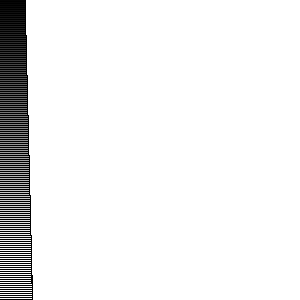
Frame 1 (no input)
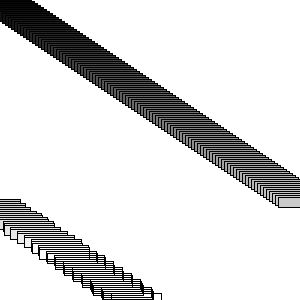
Frame 60 (the mouse pressed at the canvas centre just before this capture)
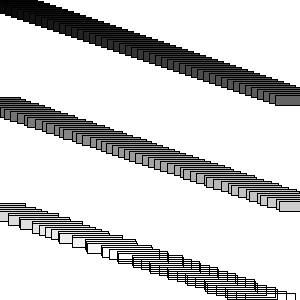
Frame 120 (the mouse held since frame 60 and released just before this capture)

The Processing sketch that drew these frames (run headless with seeded random() and noise(); from frame 60 on, the mouse is pressed at the canvas centre):

// Processing sketch: Car_struct
// ── Car_struct.pde
Car []myCar;
Car []myCar2;
void setup()
{
  myCar = new Car[150];
  //myCar2 = new Car[100];
  size(300,300);
  for (int i = 0; i < myCar.length ; i++)
  {
    myCar[i] = new Car(color(i*2) , 0 , i*2,i/20.0);
  }
}

void draw()
{
  background(255);
  for(int i = 0;i < myCar.length ; i++)
  {
    myCar[i].move(10);
    myCar[i].display();
  }
}
// ── Car.pde
class Car{
  color c;
  float x;
  float y;
  float speed;
  
  Car(color colorc,float x_ , float y_ , float speed_)
  {
    c = colorc;
    x = x_;
    y = y_;
    speed = speed_;
  }
  
  void display()
  {
    rectMode(CENTER);
    fill(c);
    rect(x,y,50,10);
  }
  
  void move(float w)
  {
    x = x + speed;
   if(x-w/2>width)x=-w/2;
  }
}
 
